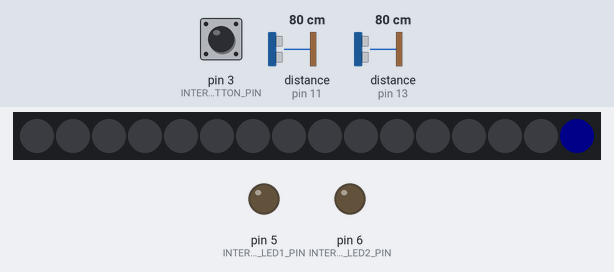
A sketch run on a simulated Arduino Uno, built with avr-gcc and run on an emulated ATmega328P. Parts: 16 RGB LEDs in strip order, left to right, output pins drawn as LEDs (lit = HIGH). Wiring (inferred from the names in the program): 2 × ultrasonic range finder: trigger pin 10, echo pin 11 / trigger pin 12, echo pin 13. The inputs (shaded band) are chosen by the test bench; at power-on: distance to the obstacle (sensors on pin 11, pin 13) 80 cm, pin 3 (INTERNAL_BUTTON_PIN) HIGH. The echo pulse lasts 58.3 µs per cm; dim RGB values are drawn brighter than linear; pins used as bus, display or sensor lines are not drawn; what the sketch prints to the serial monitor is not drawn.

Above: at 2.8 s.
2.9 s: distance to the obstacle (sensor on pin 11) set to 28 cm
5.0 s: distance to the obstacle (sensor on pin 11) set to 24 cm
At 7.0 s:
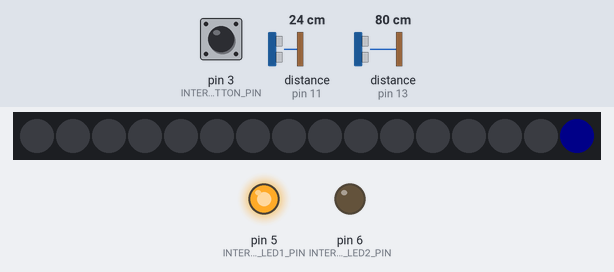
7.4 s: distance to the obstacle (sensor on pin 13) set to 28 cm
9.7 s: distance to the obstacle (sensor on pin 13) set to 24 cm
At 12.0 s:
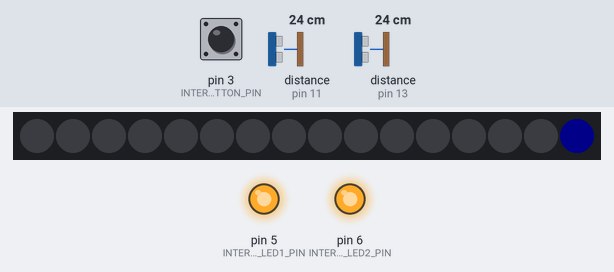
12.3 s: distance to the obstacle (sensor on pin 11) set to 35 cm
At 14.1 s:
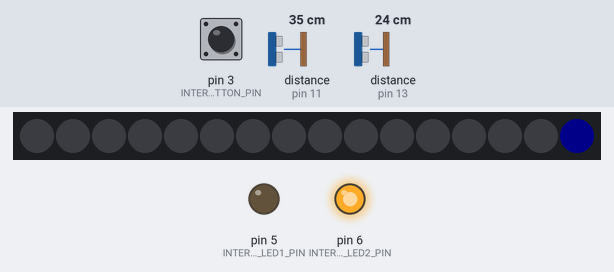
Timing chart, 0 to 15.6 s (numbered marks = the images above; inputs shaded):
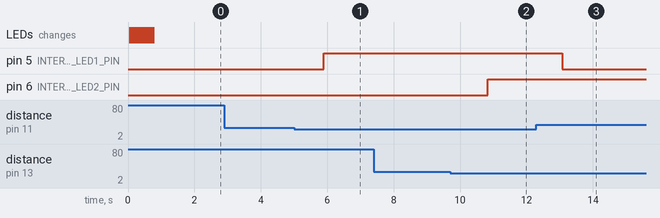

The sketch:

Distance.ino
```cpp
#include <FastLED.h>
#include <EEPROM.h>
#include <RCSwitch.h>

// Storage Address to persist the mode of the system
#define WORD_ADDRESS 0

// Configuration of the Distance sensors
#define TRIGPIN_1 12
#define ECHOPIN_1 13
#define TRIGPIN_2 10
#define ECHOPIN_2 11
#define SENDER_TX_PIN 4

#define SPEED_OF_SOUND 0.343
#define DISTANCE_FAR 2500
#define DISTANCE_CLOSE 250


// Configuration of the Prototype Board LED's and Button
#define INTERNAL_BUTTON_PIN 3
#define INTERNAL_LED1_PIN 5
#define INTERNAL_LED2_PIN 6

// Configuration of the LED Strip
#define LED_DATA_PIN 7
#define NUM_LEDS 16

// Configuration of the Audio Output
#define AUDIO_TONE 200

// List of Modes available
const int MODE_AUDIO_VISUAL = 0;
const int MODE_VISUAL_ONLY = 1;
const int MODE_AUDIO_ONLY = 2;
const int MODE_INTERNAL_ONLY = 3;

// The final distance struct containing all relevant data
struct distance {
  float distance_left;
  float distance_right;
  float approximation_left; // 0.0 is closest
  float approximation_right; // ..0 is closest
  float approximation; // 0.0 is closest
  float distance;
  bool valid;
};


// global variables
CRGB leds[NUM_LEDS];
int button_state;
int mode;
RCSwitch sender = RCSwitch();

void setup() {
  Serial.begin(115200);

  FastLED.addLeds<NEOPIXEL, LED_DATA_PIN>(leds, NUM_LEDS);  // GRB ordering is assumed
  FastLED.setBrightness(10);

  // 433MHZ Sender
  sender.enableTransmit(SENDER_TX_PIN);

  // setup distance sensors
  pinMode(ECHOPIN_1, INPUT);
  pinMode(TRIGPIN_1, OUTPUT);
  pinMode(ECHOPIN_2, INPUT);
  pinMode(TRIGPIN_2, OUTPUT);

  // setup prototype board leds and button
  pinMode(INTERNAL_BUTTON_PIN, INPUT_PULLUP);
  attachInterrupt(digitalPinToInterrupt(INTERNAL_BUTTON_PIN), manage_mode, RISING);
  pinMode(INTERNAL_LED1_PIN, OUTPUT);
  pinMode(INTERNAL_LED2_PIN, OUTPUT);

  // program startup
  mode = EEPROM.read(WORD_ADDRESS);
  Serial.print("Loaded Mode from EEPROM: ");
  Serial.println(mode);
  visual_startup();
}

void send_distance(distance &d, int identifier = 12) {
  // Sending actual distance, just to display
  unsigned long transcoded_left = (unsigned long)((d.distance_left));
  unsigned long transcoded_right = (unsigned long)((d.distance_right));
  unsigned long rfpayload = ((unsigned long)identifier * 100000000) + transcoded_left + (transcoded_right * 10000);
  Serial.print("Sending Distance over 433Mhz -> Left: ");
  Serial.print(transcoded_left);
  Serial.print(" Right: ");
  Serial.print(transcoded_right);
  Serial.print(" Final Payload: ");
  Serial.println(rfpayload);
  sender.send(rfpayload, 32);

  // Sending approximation
  unsigned long transcoded_approximation_left = (unsigned long)((d.approximation_left * 1000));
  unsigned long transcoded_approximation_right = (unsigned long)((d.approximation_right * 1000));
  unsigned long rfpayload2 = ((unsigned long)(identifier+1) * 100000000) + transcoded_approximation_left + (transcoded_approximation_right * 10000);
  Serial.print("Sending Approximation over 433Mhz -> Left: ");
  Serial.print(transcoded_left);
  Serial.print(" Right: ");
  Serial.print(transcoded_right);
  Serial.print(" Final Payload: ");
  Serial.println(rfpayload);
  sender.send(rfpayload2, 32);
}

void audio_distance(distance &d, int audio_tone, int beep_duration=100) {
  // fucking buzzer does not work
}

void adaptive_delay(distance &d) {
  // delay loop based on distance, as closer the vehicle get the more often we read the distance.
  int long_delay = 2000;
  int short_delay = 200;
  if (d.approximation >= 1.0) {
    delay(long_delay);
  } else {
    int dynamic_delay = ((long_delay - short_delay) / 1.0 * d.approximation)+short_delay;
    delay(dynamic_delay);
  }
}

void visual_startup() {
  // just some fancy blinking
  int blink_delay = 50;
  for (int l = 0; l < NUM_LEDS; ++l) {
    leds[l] = CRGB::Blue;
    FastLED.show();
    delay(blink_delay);
    leds[l] = CRGB::Black;
  }
  for (int l = NUM_LEDS; l > 0; --l) {
    leds[l] = CRGB::Green;
    FastLED.show();
    delay(blink_delay);
    leds[l] = CRGB::Black;
  }
  FastLED.show();
}

void visual_distance(distance &d, CRGB color, bool internal_led = false, bool external_led = true) {
  if(internal_led) {
    if(d.approximation_right <= 0.0) {
      digitalWrite(INTERNAL_LED1_PIN, HIGH);
    } else {
      digitalWrite(INTERNAL_LED1_PIN, LOW);
    }

    if(d.approximation_left <= 0.0) {
      digitalWrite(INTERNAL_LED2_PIN, HIGH);
    } else {
      digitalWrite(INTERNAL_LED2_PIN, LOW);
    }
  }

  if(!external_led)
    return;

  // calculate the visual distance representation
  int left_leds = NUM_LEDS / 2;
  int right_leds = NUM_LEDS / 2;

  int left_active_led = (int)((float)left_leds / 1.0 * (1.0-d.approximation_left));
  int right_active_led = (int)((float)right_leds / 1.0 * (1.0-d.approximation_right));

  // set LED's for left
  for (int l = 0; l < left_leds; ++l) {
    if (l < left_active_led) {
        leds[l] = color;
    } else {
        leds[l] = CRGB::Black;
    }
  }

  // set LED's for right
  for (int r = 0; r < right_leds; ++r) {
    if (r < right_active_led) {
        leds[NUM_LEDS-r-1] = color;
    } else {
        leds[NUM_LEDS-r-1] = CRGB::Black;
    }
  }

  // blink the LED when close
  int led_from;
  int led_to;
  if (left_active_led == left_leds and right_active_led == right_leds) {
    led_from = 0;
    led_to = NUM_LEDS;
  } else if(left_active_led == left_leds){
    led_from = 0;
    led_to = left_leds;
  } else if(right_active_led == right_leds){
    led_from = right_leds;
    led_to = NUM_LEDS;
  } else {
    led_from = 0;
    led_to = 0;
  }

  if (led_from or led_to) {
    for (int x = led_from; x < led_to; ++x) {
      leds[x] = CRGB::Black;
    }
    FastLED.show();
    delay(100);
    for (int x = led_from; x < led_to; ++x) {
      leds[x] = color;
    }
  }

  FastLED.show();
}


float measure_distance(int echo_pin, int trigger_pin) {
  // actually measures the distance
  digitalWrite(trigger_pin, LOW);
  delayMicroseconds(2);
  digitalWrite(trigger_pin, HIGH);
  delayMicroseconds(20);
  digitalWrite(trigger_pin, LOW);
  delayMicroseconds(20);

  float duration = pulseIn(echo_pin, HIGH);
  return (duration / 2) * SPEED_OF_SOUND;
}

distance get_distance(int echo_pin1, int trigger_pin1, int echo_pin2=0, int trigger_pin2=0) {
  // here happens all the magic to build the distance struct for any further processing
  distance d;

  // Get distances
  d.distance_left = measure_distance(echo_pin1, trigger_pin1);
  if (echo_pin2 and trigger_pin2) {
    d.distance_right = measure_distance(echo_pin2, trigger_pin2);
  } else {
    d.distance_right = d.distance_left;
  }

  // verify if the result is valid or not
  if (d.distance_left >= 6820.0 and d.distance_right >= 6820.0) {
    d.valid = false;
  } else {
    d.valid = true;
  }

  // CALCULATE LEFT APPROXIMATION
  if (d.distance_left >= DISTANCE_FAR) {
    d.approximation_left = 1.0;
  } else if (d.distance_left <= DISTANCE_CLOSE) {
    d.approximation_left = 0.0;
  } else {
    d.approximation_left = 1.0/(DISTANCE_FAR - DISTANCE_CLOSE)*(d.distance_left - DISTANCE_CLOSE);
  }

  // CALCULATE RIGHT APPROXIMATION
  if (d.distance_right >= DISTANCE_FAR) {
    d.approximation_right = 1.0;
  } else if (d.distance_right <= DISTANCE_CLOSE) {
    d.approximation_right = 0.0;
  } else {
    d.approximation_right = 1.0/(DISTANCE_FAR - DISTANCE_CLOSE)*(d.distance_right - DISTANCE_CLOSE);
  }

  // Calcualte average distance and approximation
  d.approximation = (d.approximation_left + d.approximation_right) / 2;
  d.distance = (d.distance_left + d.distance_right) / 2;
  return d;
}

void debug_distance(distance &d) {
  Serial.print("Mode: ");
  Serial.print(mode);
  Serial.print(" ");

  Serial.print("distance left: ");
  Serial.print(d.distance_left);
  Serial.print("mm ");

  Serial.print("distance right: ");
  Serial.print(d.distance_right);
  Serial.print("mm ");

  Serial.print("approximation left: ");
  Serial.print(d.approximation_left);

  Serial.print(" approximation right: ");
  Serial.print(d.approximation_right);

  Serial.print(" distance: ");
  Serial.print(d.distance);
  Serial.print("mm");

  Serial.print(" approximation: ");
  Serial.println(d.approximation);
}


void manage_mode() {
  // interrupt when mode button has been pressed. Changes the mode of the system.
  ++mode;
  if(mode > MODE_INTERNAL_ONLY or mode < 0)
    mode = 0;

  EEPROM.write(WORD_ADDRESS, mode);
  Serial.print("Systems mode set to: ");
  Serial.println(mode);

  switch(mode) {
      case MODE_AUDIO_ONLY:
        FastLED.clear();
        digitalWrite(INTERNAL_LED1_PIN, LOW);
        digitalWrite(INTERNAL_LED2_PIN, LOW);
        break;
      case MODE_INTERNAL_ONLY:
        FastLED.clear();
        break;
      default:
        break;
  }
}

void loop() {
  distance d = get_distance(ECHOPIN_1, TRIGPIN_1, ECHOPIN_2, TRIGPIN_2);

  if (d.valid) {
    debug_distance(d);

    switch(mode) {
      case MODE_AUDIO_VISUAL:
        visual_distance(d, CRGB::Red, true, true);
        audio_distance(d, AUDIO_TONE);
        break;
      case MODE_VISUAL_ONLY:
        visual_distance(d, CRGB::Red, true, true);
        break;
      case MODE_AUDIO_ONLY:
        audio_distance(d, AUDIO_TONE);
        break;
      default:
        visual_distance(d, CRGB::Red, true, false);
        break;
    }

    if(d.approximation_left < 1.0 || d.approximation_right < 1.0) {
      send_distance(d);
    }
    adaptive_delay(d);
  } else {
    delay(100);
  }
}
```

Measured:
- the behaviour switches between 26 and 25 cm on distance to the obstacle (sensor on pin 11) (found by bisection; images 0 and 1)
- the behaviour switches between 26 and 25 cm on distance to the obstacle (sensor on pin 13) (found by bisection; images 1 and 2)
- after the input at 2.9 s, every drawn part: stays the same
- after the input at 5.0 s, pin 5 (INTERNAL_LED1_PIN): LOW → HIGH after 0.90 s
- after the input at 7.4 s, every drawn part: stays the same
- after the input at 9.7 s, pin 6 (INTERNAL_LED2_PIN): LOW → HIGH after 1.1 s
- after the input at 12.3 s, pin 5 (INTERNAL_LED1_PIN): HIGH → LOW after 0.78 s
